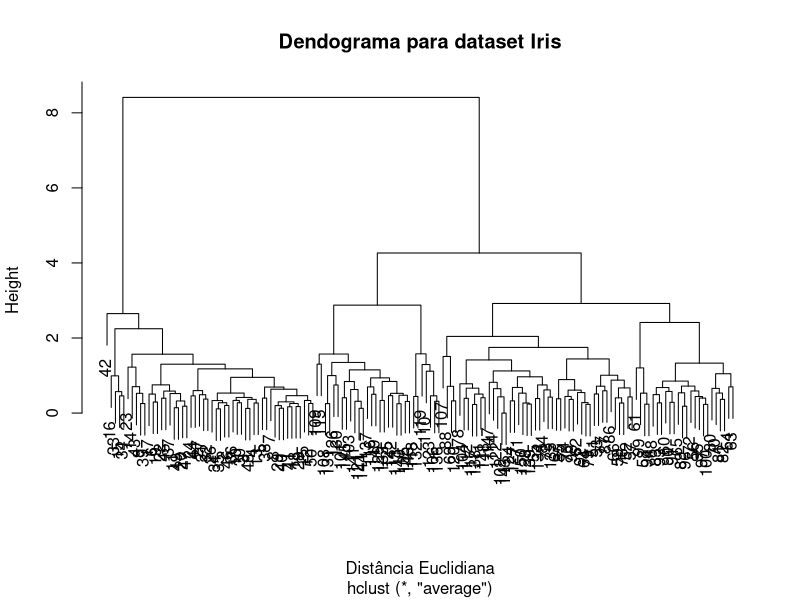
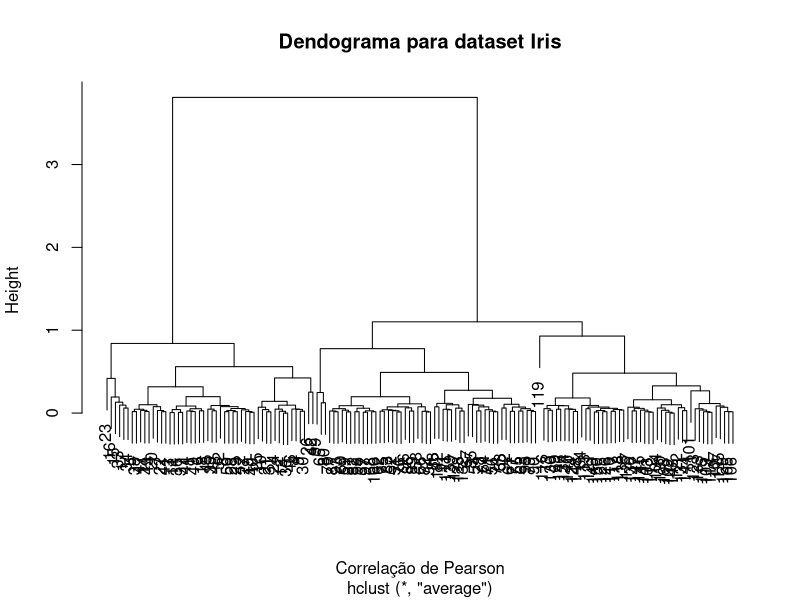

Generate these figures, in order, with R:
irisCopia <- iris
irisNorm <- iris
###################Ligação média e Distância Euclidiana#########################

#normalizar
for(col in 1:4){
  for (lin in 1:150) {
    irisNorm[lin,col] <- (irisCopia[lin,col] - min(irisCopia[,col])) / (max(irisCopia[,col]) - min(irisCopia[,col]))
  }
}

#DISTANCIA
distancia <- dist(irisNorm[,1:4], diag = TRUE, upper = NULL, method = "euclidean")

#DENDOGRAMA
dendrograma <- hclust(dist(distancia), method="average")

plot(dendrograma,main = "Dendograma para dataset Iris" ,xlim = c(1,500),
     xlab="Distância Euclidiana")


###################Ligação média e Correlação de Pearson#########################
#DISTANCIA
distancia <- as.dist(1-cor(t(irisCopia[,1:4]), method="pearson"),diag = TRUE, upper = NULL)
#DENDOGRAMA
dendrograma <- hclust(dist(distancia), method="average")
plot(dendrograma,main = "Dendograma para dataset Iris" ,xlim = c(1,500),
     xlab="Correlação de Pearson")
